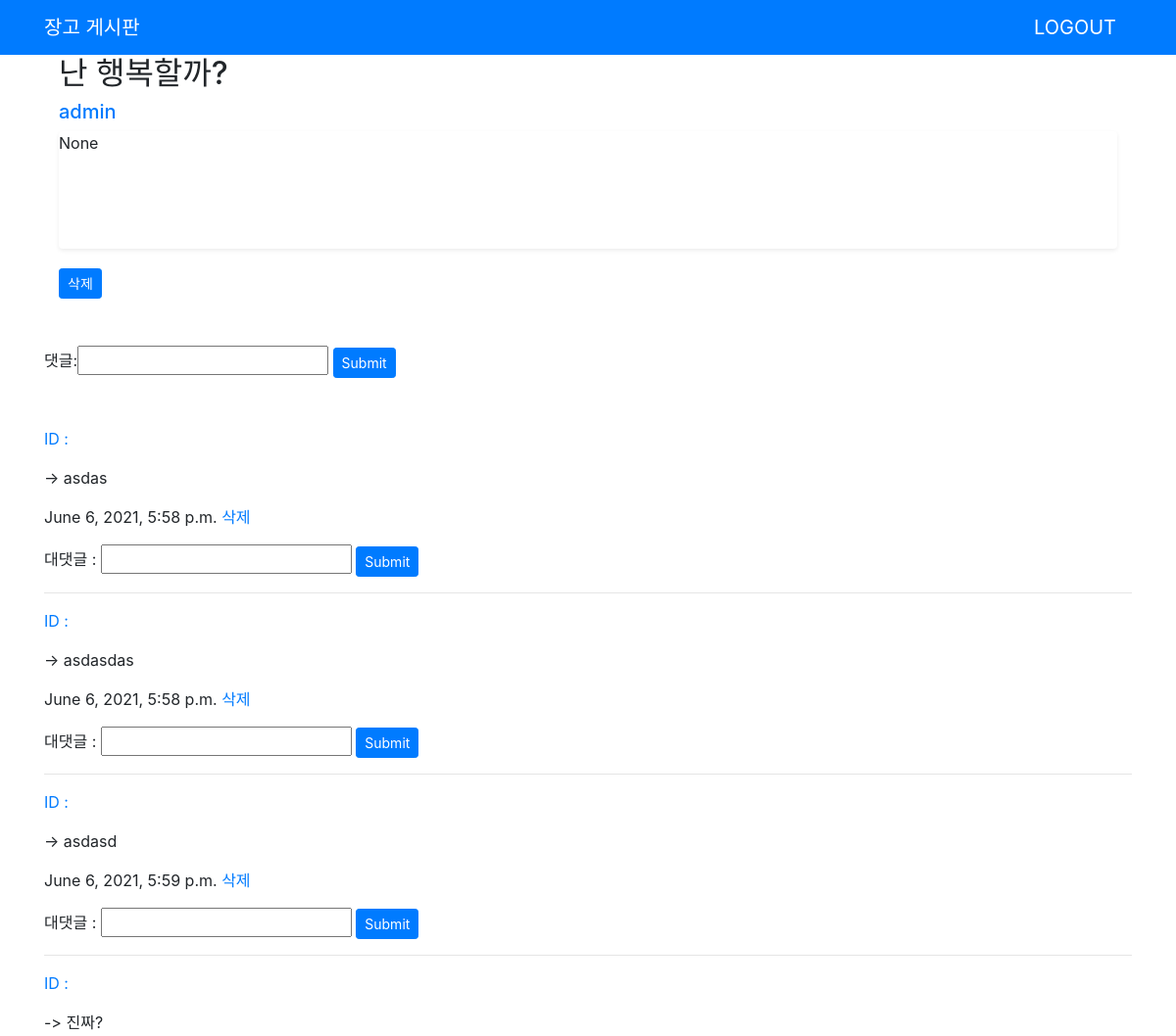
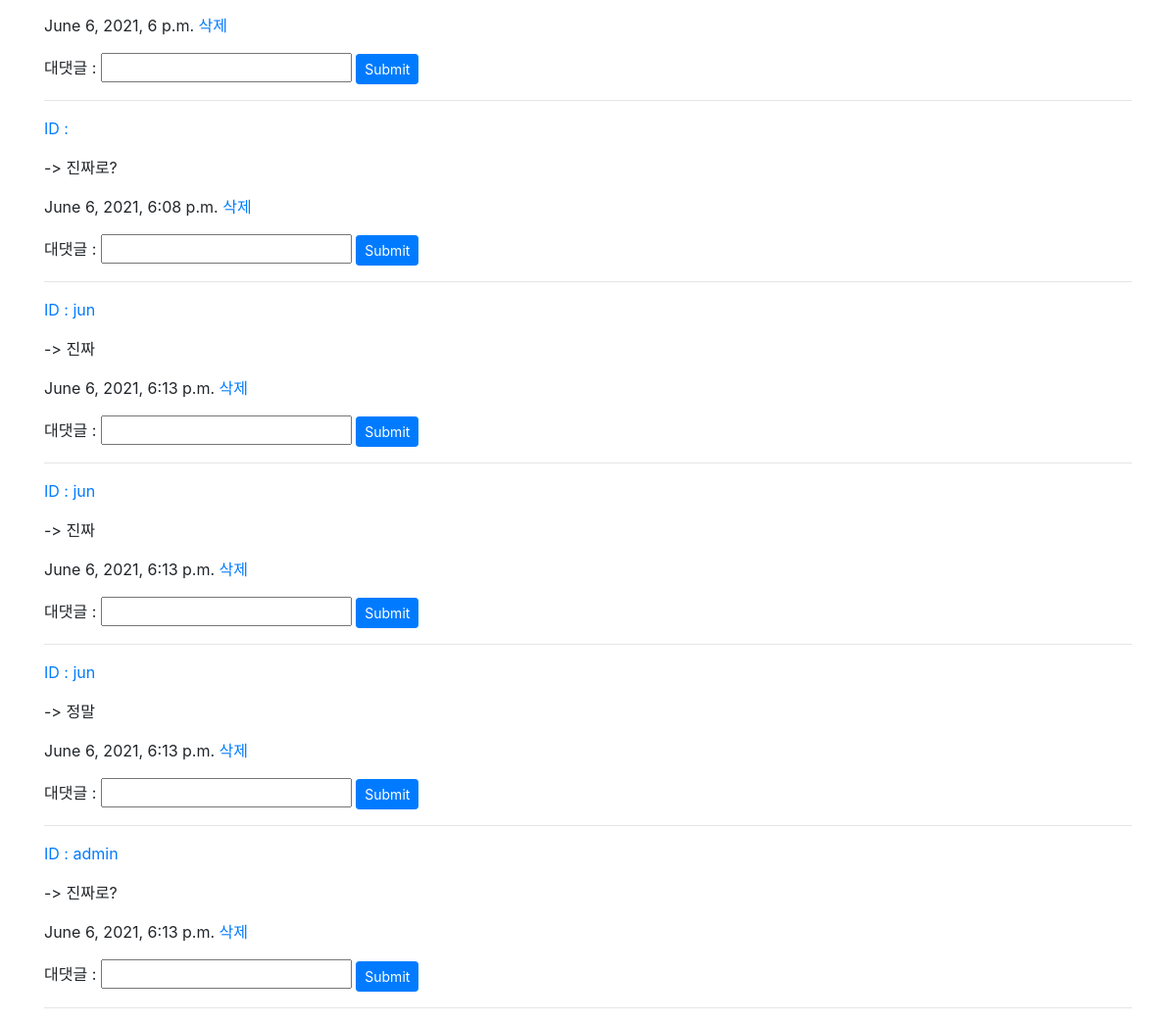
Before: /home/1/ with the older database file (2 pictures, top to bottom).
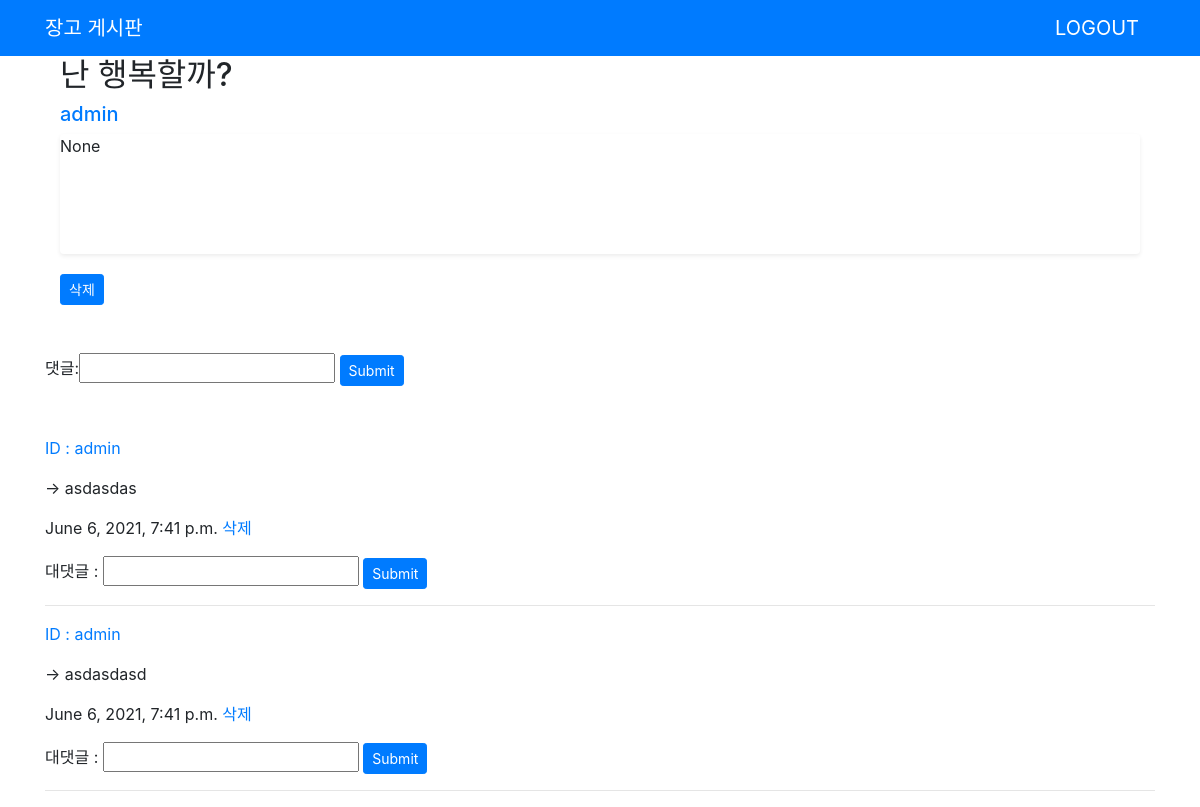
After: the same page with the newer database file.
### intranet/models.py (models this page shows, shortened)
class Topic(models.Model):
    objects = models.Manager()
    message = models.TextField(max_length=5000,null=True)
    subject = models.CharField(max_length=255)
    last_updated =  models.DateTimeField(auto_now_add=True, null=True)
    writter = models.ForeignKey(User, related_name='topics',on_delete=models.CASCADE, null=True)
    class Meta:
        ordering = ["-last_updated"]

class Comment(models.Model):
    objects = models.Manager()
    post = models.ForeignKey(Topic, on_delete=models.CASCADE)
    body = models.CharField('댓글',max_length=150)
    created_at = models.DateTimeField(auto_now=True)
    writter = models.ForeignKey(User, related_name='Comment',on_delete=models.CASCADE, null=True)
    def __str__(self):
        return self.body

### intranet/views/forum_detail.py (the view)
# urls.py: path('home/<int:forum_id>/',views.forum_Detail.as_view(),name='forum_detail'),
class forum_Detail(View):
    template_name = 'intra/forum_Detail.html'
    def get(self, request, forum_id):
        forum = get_object_or_404(Topic, pk=forum_id)
        mycom_form = CommentForm()
        myrecom_form = ReCommentForm()
        current = Topic.objects.get(id = forum_id)
        context = {
            'forum' : forum,
            'comment_form':mycom_form,
            'current':current,
            'recomment_form': myrecom_form,
            }
        return render(request, self.template_name, context)

### intranet/forms.py
class CommentForm(forms.ModelForm):
    class Meta:
        model = Comment
        fields = ('body',)

class ReCommentForm(forms.ModelForm):
    class Meta:
        model = ReComment
        fields = ('body','comment')

### templates/intra/forum_Detail.html (shortened to what this page needs)
{% extends  'intra/base.html' %}
{% if data %}
{% block content %}
<article>
    <div class="container" role="main">
        <h2>{{forum.subject}}</h2>
        <h5><a href="#">{{forum.writter.username}}</a></h5>
        <div class="bg-white rounded shadow-sm">
            <div class="board_info_box">
                <span class="board_author"><c:out value="${boardContent.reg_id}"/>{{forum.last_updated}}</span><span class="board_date"><c:out value="${boardContent.reg_dt}"/></span>
            </div>
            <br>
            <br>
        </div>
        <div style="margin-top : 20px">
            <a class="btn btn-sm btn-primary" href="{% url 'intranet:delete_forum' forum.id %}">
                삭제
            </a>
        </div>
    </div>
</article>
<br>
<form method="post" action="{% url 'intranet:create_comment' forum.id %}">
    {{comment_form}}
    <input class="btn btn-sm btn-primary" type="submit">
</form>
<br>
{% for i in forum.comment_set.all %}
<p><a href="#">ID : {{ i.writter.username }}</a></p>
<p>-> {{i}} </p>
<p> {{ i.created_at }} <a href="{% url 'intranet:delete_comment' i.id forum.id %}"> 삭제 </a> </p>
    <form method="post" action="{% url 'intranet:create_recomment' forum.id %}">
        {% for recom_form in recomment_form %}
            {%if recom_form.label != 'Comment' %}
            {{recom_form.label}} : {{recom_form}}
            {%endif%}
        {%endfor%}
        <input class="btn btn-sm btn-primary" type="submit">
    </form>
<hr>
{%endfor%}
{% endblock %}
{% endif %}

### templates/intra/base.html (shortened to what this page needs)
{% load static %}
<!DOCTYPE html>
<html lang="en">
<head>
    <link rel = "stylesheet" href="{% static 'css/bootstrap.min.css'%}">
</head>
<body>
    <nav class="navbar navbar-expand-lg navbar-dark bg-primary">
    <div class="container">
        <a class ="navbar-brand" href="\">장고 게시판</a>
        <a class ="navbar-brand" href="/logout"> LOGOUT </a>
    </div>
    </nav>
    <div class="container">
        {% block content %}
        {% endblock %}
    </div>
 </body>
</html>

Changed rows visible on the page:
removed Comment: body "asdas", created_at "June 6, 2021, 5:58 p.m.", label "대댓글"
removed Comment: body "asdasdas", created_at "June 6, 2021, 5:58 p.m.", label "대댓글"
removed Comment: body "asdasd", created_at "June 6, 2021, 5:59 p.m.", label "대댓글"
removed Comment: body "진짜?", created_at "June 6, 2021, 6 p.m.", label "대댓글"
removed Comment: body "진짜로?", created_at "June 6, 2021, 6:08 p.m.", label "대댓글"
removed Comment: writter.username "jun", body "진짜", created_at "June 6, 2021, 6:13 p.m.", label "대댓글"
removed Comment: writter.username "jun", body "진짜", created_at "June 6, 2021, 6:13 p.m.", label "대댓글"
removed Comment: writter.username "jun", body "정말", created_at "June 6, 2021, 6:13 p.m.", label "대댓글"
removed Comment: writter.username "admin", body "진짜로?", created_at "June 6, 2021, 6:13 p.m.", label "대댓글"
added Comment: writter.username "admin", body "asdasdas", created_at "June 6, 2021, 7:41 p.m.", label "대댓글"
added Comment: writter.username "admin", body "asdasdasd", created_at "June 6, 2021, 7:41 p.m.", label "대댓글"
